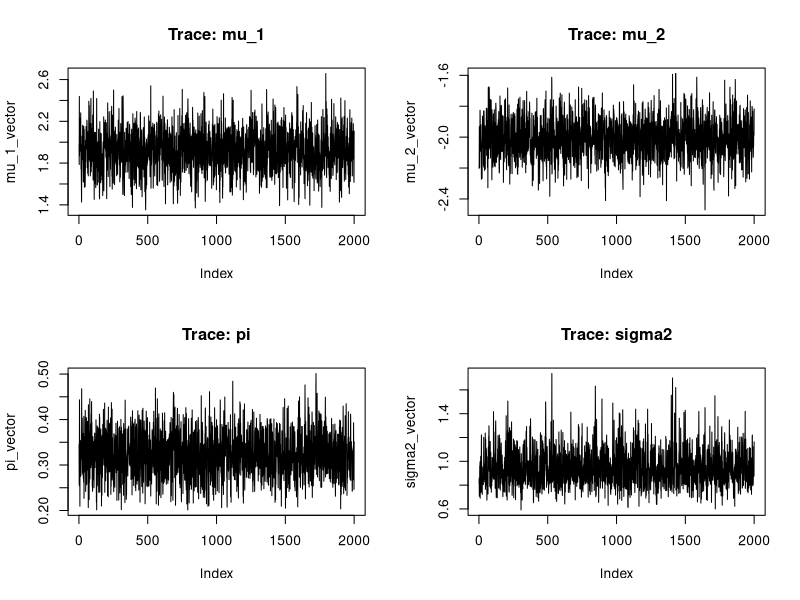
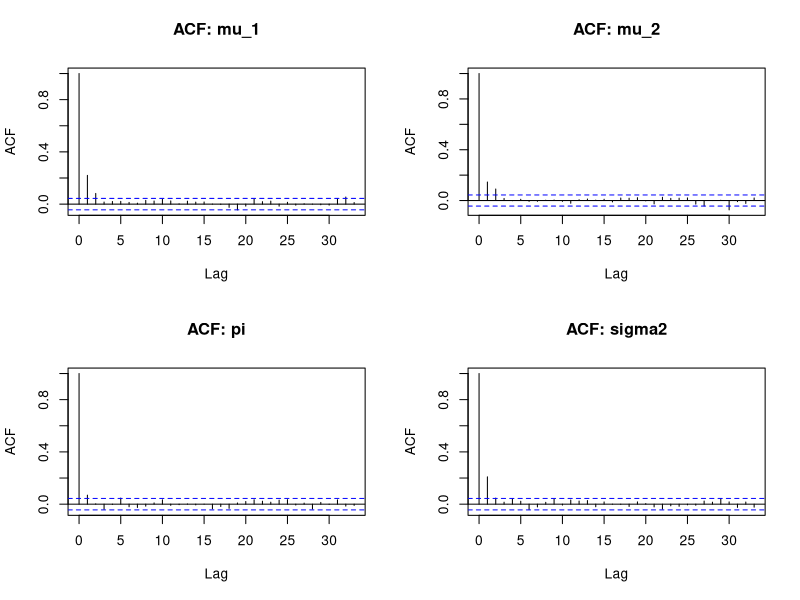
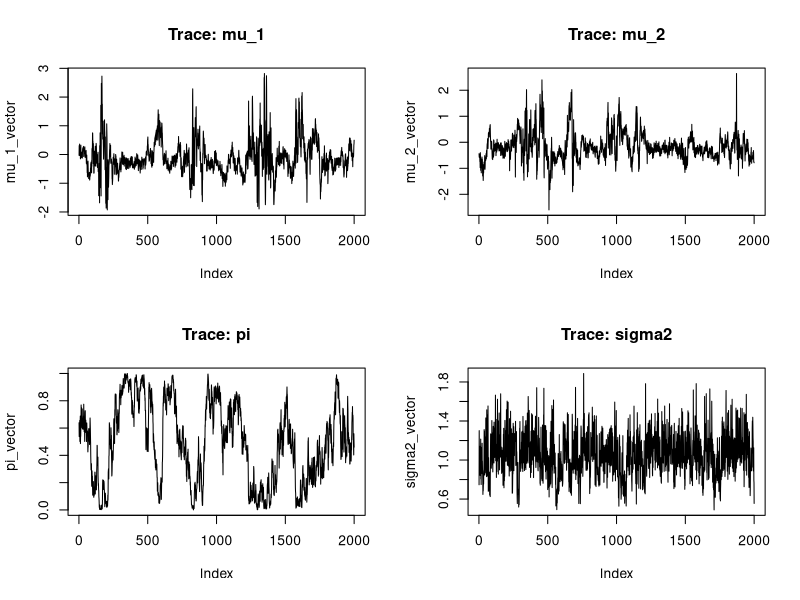
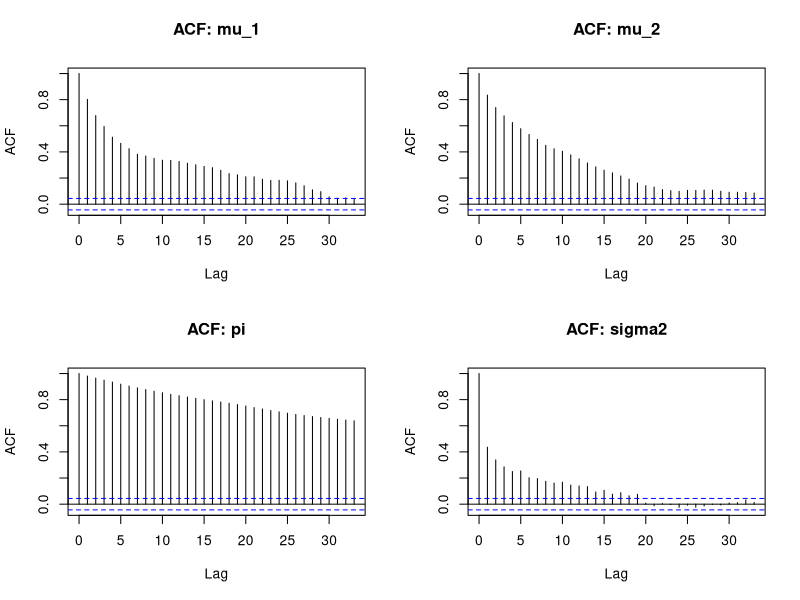

These charts were generated, in order, by the following R code:
## ---- chunk 1
set.seed(1)
## ---- chunk 2
iterate_parameters <- function(data, previous, hyperparams) {
    next_parameters <- list()
    n <- length(data)
    
    m_0     <- hyperparams$m_0
    s2_0    <- hyperparams$s2_0
    a       <- hyperparams$a
    b       <- hyperparams$b
    alpha_0 <- hyperparams$alpha_0
    beta_0  <- hyperparams$beta_0
    
    mu_1    <- previous$mu_1
    mu_2    <- previous$mu_2
    pi      <- previous$pi
    sigma2  <- previous$sigma2
    zs      <- previous$zs
    
    #Latent group allocation for each data point separately
    z_i <- numeric(n)
    for (i in 1:n) {
      y_i <- data[i]
      #conditional likelihood for the generated data; probability that Z_i equals 1.
      p_1 <- dnorm(y_i, mu_1, sqrt(sigma2))*pi/
        (pi*dnorm(y_i, mu_1, sqrt(sigma2))+(1-pi)*dnorm(y_i, mu_2, sqrt(sigma2)))
      #randomize latent group allocation
      if (runif(1, 0, 1) < p_1) {
        z_i[i] <- 1
      } else {
        z_i[i] <- 2
      }
    }
    #save result
    zs <- z_i
    next_parameters$zs <- zs
    
    #split observations into groups by allocation parameter
    is_group_1   <- sapply(zs, function(x) x == 1) #vector which tells if a datum is in group 1
    is_group_2   <- !is_group_1
    group_1_data <- data[which(is_group_1)]
    group_2_data <- data[which(is_group_2)]
    
    #count observations in each group, and take their sums
    N_1 <- length(group_1_data)
    N_2 <- length(group_2_data)
    y_sum_1 <- sum(group_1_data)
    y_sum_2 <- sum(group_2_data)
    
    #sample from the conditional likelihood of group allocation parameter pi
    pi <- rbeta(1, a + N_1, b + n - N_1)
    next_parameters$pi <- pi
    
    #sample mu_1 from conditional distribution
    mu_1 <- rnorm(1, 
                  mean = (m_0 + y_sum_1)/(sigma2 + s2_0*N_1),
                  sd = sqrt((s2_0*sigma2)/(sigma2 + s2_0*N_1))
    )
    next_parameters$mu_1 <- mu_1
    
    #sample mu_2 from it's conditional distribution
    mu_2 <- rnorm(1, 
                  mean = (m_0 + y_sum_2)/(sigma2 + s2_0*N_2),
                  sd = sqrt((s2_0*sigma2)/(sigma2 + s2_0*N_2))
    )
    next_parameters$mu_2 <- mu_2
    
    #calculate parameters for the conditional of sigma^2
    #this needs cleanup later
    alpha_k <- alpha_0 + n/2
    #beta_k_1 = beta_0 + 1/2 * sum((data-mu_1)^2)
    #beta_k_2 = beta_0 + 1/2 * sum((data-mu_2)^2)
    #sample from the conditional distribution 
    #sigma2 = pi * 1/rgamma(1, alpha_k, beta_k_1) + (1-pi) * 1/rgamma(1, alpha_k, beta_k_2)
    mus <- is_group_1*mu_1 + is_group_2*mu_2
    beta_k <- beta_0 + 1/2 * sum((data-mus)^2)
    
    sigma2 <- 1/rgamma(1, alpha_k, beta_k)
    next_parameters$sigma2 <- sigma2
    
    next_parameters
}

gibbs_sampler <- function(data, samples_count, burn, hyperparams, initialisation = NA) {
  n <- length(data)
  parameters <- vector(mode="list", length=samples_count)
  
  m_0     <- hyperparams$m_0
  s2_0    <- hyperparams$s2_0
  a       <- hyperparams$a
  b       <- hyperparams$b
  alpha_0 <- hyperparams$alpha_0
  beta_0  <- hyperparams$beta_0
  
  #Initialise prior values from distribution
  if (!any(is.na(initialisation))){
      parameters[[1]] <- initialisation
  }
  else {
      parameters[[1]] <- list(
      mu_1    = rnorm(1, m_0, sqrt(s2_0)),
      mu_2    = rnorm(1, m_0, sqrt(s2_0)),
      pi      = rbeta(1, a, b),
      sigma2  = 1/rgamma(1, alpha_0, beta_0)
    )

  }
  parameters[[1]]$zs = rbinom(n, 1, 1-parameters[[1]]$pi) + 1
  #Burn just replaces the first value repeatedly, thus discarding the previous value
  for (t in 1:burn) {
    previous <- parameters[[1]]
    parameters[[1]] <- iterate_parameters(data, previous, hyperparams)
  }
  #generate samples
  for (t in 2:samples_count) {
    previous <- parameters[[t-1]]
    parameters[[t]] <- iterate_parameters(data, previous, hyperparams)
  }
  parameters
}
## ---- chunk 3
#generate a dataset

n <- 100
allocation <- rbinom(n, size = 1, prob = 0.7)
separate_data <- allocation*rnorm(n, -2, 1) + (1 - allocation)*rnorm(n, 2, 1)

## ---- chunk 4

hyperparams = list(
  m_0 = 0,
  s2_0 = 1,
  a = 1,
  b = 1,
  alpha_0 = 2,
  beta_0 = 1
)

initilasation <- list(
      mu_1    = 1,
      mu_2    = 1,
      pi      = 0.5,
      sigma2  = 1
    )

separate_gibbs = gibbs_sampler(separate_data, 2000, 2000, hyperparams, initialisation = initilasation)

mu_1_vector <- sapply(separate_gibbs, function (x) x$mu_1)
mu_2_vector <- sapply(separate_gibbs, function (x) x$mu_2)
pi_vector <- sapply(separate_gibbs, function (x) x$pi)
sigma2_vector <- sapply(separate_gibbs, function (x) x$sigma2)

## ---- chunk 5

png(file="./figures/task2_partB_setting1_trace.png")

par(mfrow=c(2,2))

plot(mu_1_vector, type = "l", main = "Trace: mu_1")
plot(mu_2_vector, type = "l", main = "Trace: mu_2")

plot(pi_vector, type = "l", main = "Trace: pi")
plot(sigma2_vector, type = "l", main = "Trace: sigma2")


dev.off()

## ---- chunk 6

png(file="./figures/task2_partB_setting1_acf.png")

par(mfrow=c(2,2))

acf(mu_1_vector, main = "ACF: mu_1")
acf(mu_2_vector, main = "ACF: mu_2")
acf(pi_vector, main = "ACF: pi")
acf(sigma2_vector, main = "ACF: sigma2")

dev.off()

## ---- chunk 7
#generate a dataset

n <- 100
allocation <- rbinom(n, size = 1, prob = 0.7)
separate_data <- allocation*rnorm(n, -0.5, 1) + (1 - allocation)*rnorm(n, 0.5, 1)

## ---- chunk 8

hyperparams = list(
  m_0 = 0,
  s2_0 = 1,
  a = 1,
  b = 1,
  alpha_0 = 1,
  beta_0 = 1
)
initilasation <- list(
      mu_1    = 1,
      mu_2    = 1,
      pi      = 0.5,
      sigma2  = 1
    )

separate_gibbs = gibbs_sampler(separate_data, 2000, 2000, hyperparams, initialisation = initilasation)

mu_1_vector <- sapply(separate_gibbs, function (x) x$mu_1)
mu_2_vector <- sapply(separate_gibbs, function (x) x$mu_2)
pi_vector <- sapply(separate_gibbs, function (x) x$pi)
sigma2_vector <- sapply(separate_gibbs, function (x) x$sigma2)

## ---- chunk 9

png(file="./figures/task2_partB_setting2_trace.png")

par(mfrow=c(2,2))

plot(mu_1_vector, type = "l", main = "Trace: mu_1")
plot(mu_2_vector, type = "l", main = "Trace: mu_2")

plot(pi_vector, type = "l", main = "Trace: pi")
plot(sigma2_vector, type = "l", main = "Trace: sigma2")

dev.off()

## ---- chunk 10

png(file="./figures/task2_partB_setting2_acf.png")

par(mfrow=c(2,2))

acf(mu_1_vector, main = "ACF: mu_1")
acf(mu_2_vector, main = "ACF: mu_2")
acf(pi_vector, main = "ACF: pi")
acf(sigma2_vector, main = "ACF: sigma2")

dev.off()

## ---- chunk 11
hyperparams = list(
  m_0 = 0,
  s2_0 = 1,
  a = 1,
  b = 1,
  alpha_0 = 1,
  beta_0 = 1
)

mean <- mean(faithful$eruptions)
std <- sd(faithful$eruptions)
preprocessed_data <- (faithful$eruptions - mean)/ std

## ---- chunk 12
gibbs_sampler(preprocessed_data, 100, 100, hyperparams)
## ---- chunk 13
